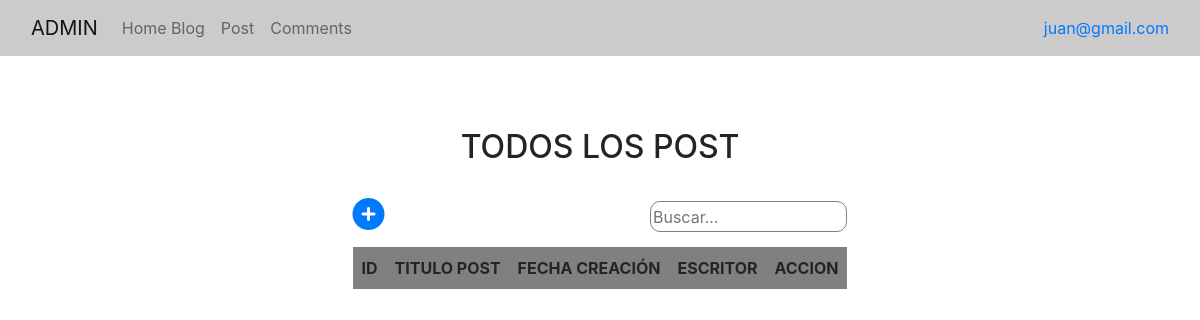
The app's page /_admin2-post (signed in), older data.
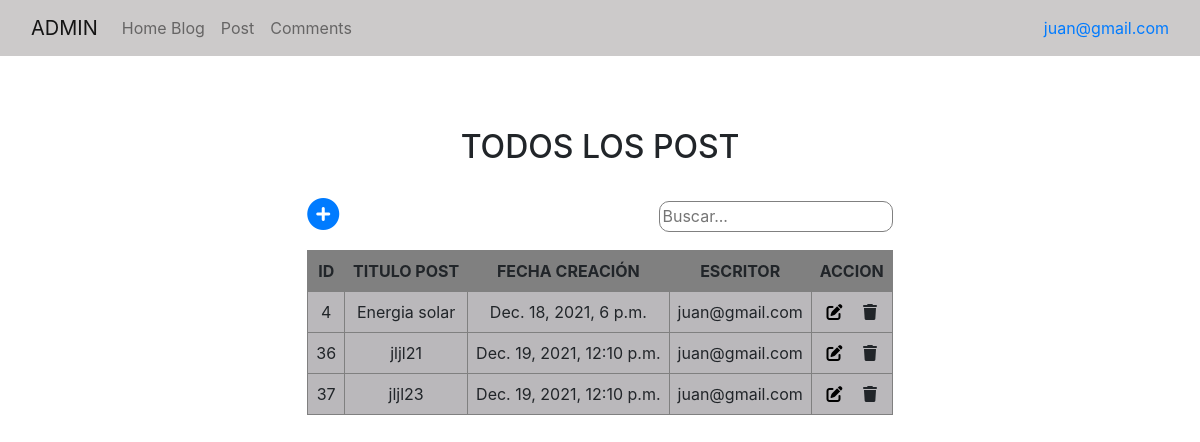
The same page, newer data.
### post/models.py (models this page shows, shortened)
class Post(models.Model):
    title = models.CharField(max_length=50)
    content = models.CharField(max_length=500)
    created = models.DateTimeField(default=timezone.now)
    active = models.BooleanField(default=True)
    category_id = models.ForeignKey(Category, on_delete=models.CASCADE)
    user_id = models.ForeignKey(User, on_delete=models.CASCADE)

### login/views.py (the view)
# urls.py: path('_admin2-post',views.showAdmin2Post, name = '_admin2-post'),
def showAdmin2Post(request):
    id_user = request.user.id
    result = Post.objects.filter(user_id = id_user).filter(active = 1)
    if result:
        context = {'data':result}
    else:
        context = {}
    return render(request, 'admin2-post.html', context)

### templates/admin2-post.html (shortened to what this page needs)
{% extends 'base-admin.html' %}
{% load static %}
{% block content %}
<br><br><br>
<div class="table-container">
    <h2>TODOS LOS POST</h2>
</div>
<br>
<div class="table-container">
    <div class="div-container">
        <div class="div-search">
            <a href="{% url '_admin2-post-new' %}">
                <i class="fas fa-plus-circle fa-2x"></i>
            </a>
            <input type="text" onkeyup="myFunction()" placeholder="Buscar..." id="myInput">
        </div>
        <table class="table-content" id="example">
            <thead>
                <tr>
                    <th>ID</th>
                    <th>TITULO POST</th>
                    <th>FECHA CREACIÓN</th>
                    <th>ESCRITOR</th>
                    <th>ACCION</th>
                </tr>
            </thead>
            <tbody>
                {%for i in data%}
                       <tr>
                           <td>{{i.id}}</td>
                           <td>{{i.title}}</td>
                           <td>{{i.created}}</td>
                           <td>{{i.user_id}}</td>
                           <td>
                                <div>
                                    <a class="link" href="{% url '_admin2-post-edit' i.id %}">
                                        <i class="fas fa-edit mr-3"></i>
                                    </a>
                                    <a class="link">
                                        <i class="fas fa-trash"></i>
                                    </a>
                                </div>
                           </td>
                       </tr>
                {%endfor%}
            </tbody>
        </table>
    </div>
</div>
{% endblock content %}

Row changes from the older to the newer data that the page shows:
added Post: id "4", title "Energia solar", created "Dec. 18, 2021, 6 p.m.", user_id "juan@gmail.com"
added Post: id "36", title "jljl21", created "Dec. 19, 2021, 12:10 p.m.", user_id "juan@gmail.com"
added Post: id "37", title "jljl23", created "Dec. 19, 2021, 12:10 p.m.", user_id "juan@gmail.com"
